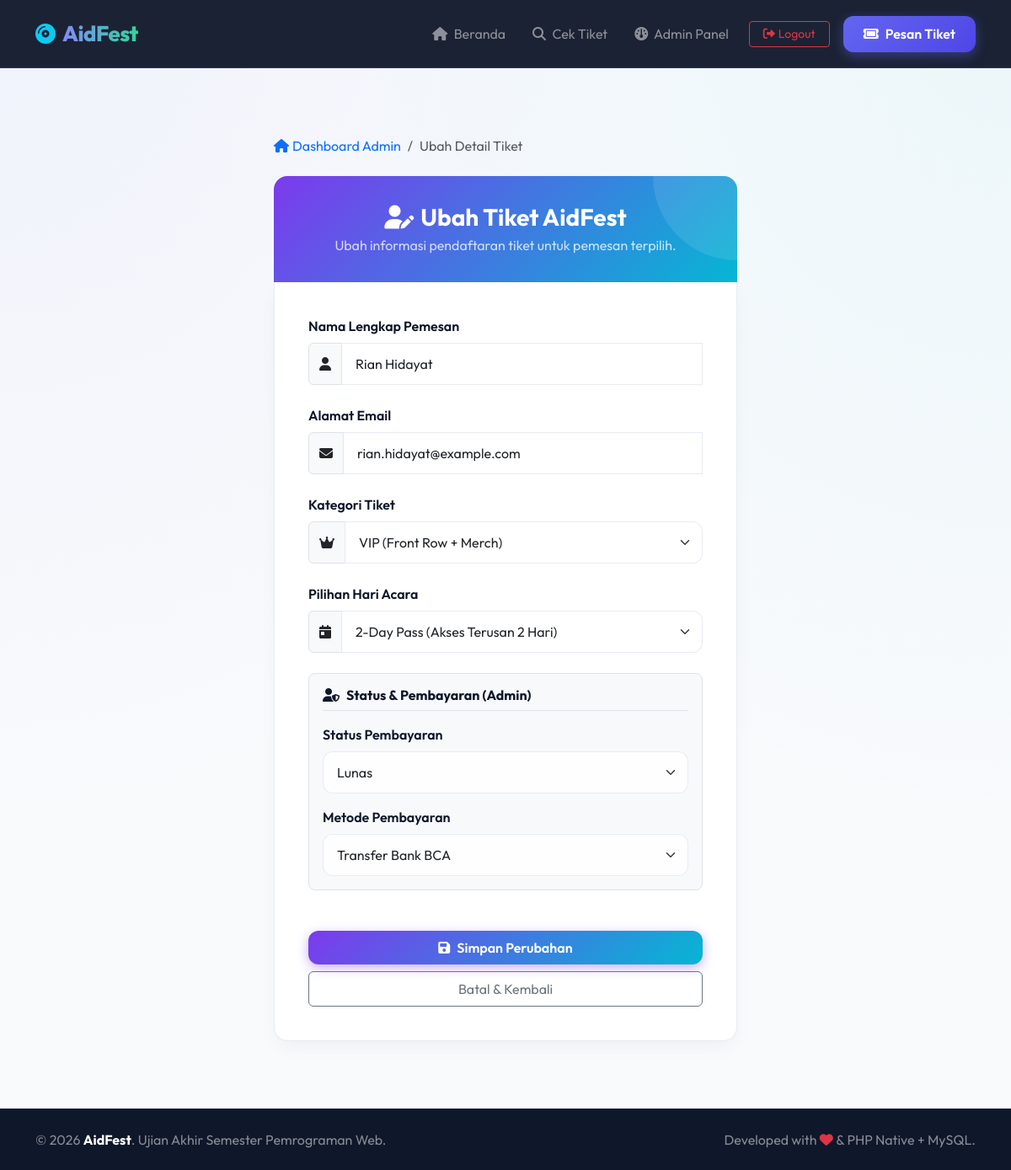
The app's page /admin/edit.php?id=1 (signed in) with its own data.
### tables this page shows
CREATE TABLE IF NOT EXISTS pendaftaran_tiket (
    id_tiket INT AUTO_INCREMENT PRIMARY KEY,
    nama_pemesan VARCHAR(100) NOT NULL,
    email VARCHAR(100) NOT NULL UNIQUE,
    kategori_tiket ENUM('Reguler', 'VIP', 'VVIP') NOT NULL,
    paket_hari ENUM('Day 1', 'Day 2', '2-Day Pass') DEFAULT '2-Day Pass',
    status_pembayaran ENUM('Pending', 'Lunas', 'Batal') DEFAULT 'Pending',
    metode_pembayaran VARCHAR(50) DEFAULT NULL,
    kode_pembayaran VARCHAR(50) DEFAULT NULL,
    tanggal_pesan DATETIME DEFAULT CURRENT_TIMESTAMP
);

### includes/functions.php (called while the page is built, shortened)
<?php
function get_ticket_by_id($pdo, $id) {
    try {
        $stmt = $pdo->prepare("SELECT * FROM pendaftaran_tiket WHERE id_tiket = :id");
        $stmt->execute(['id' => $id]);
        return $stmt->fetch();
    } catch (PDOException $e) {
        die("Gagal mengambil data tiket: " . $e->getMessage());
    }
}
?>

### admin/edit.php (the view, shortened to what this page needs)
<?php
require_once '../includes/functions.php';
$id = isset($_GET['id']) ? (int)$_GET['id'] : 0;
$ticket = get_ticket_by_id($pdo, $id);
$nama_pemesan = $ticket['nama_pemesan'];
$email = $ticket['email'];
$kategori_tiket = $ticket['kategori_tiket'];
$paket_hari = $ticket['paket_hari'];
$status_pembayaran = $ticket['status_pembayaran'];
$metode_pembayaran = $ticket['metode_pembayaran'] ?? '';
$errors = [];
include_once '../includes/header.php';
?>
<div class="container my-5">
    <div class="form-card-container">
        <nav aria-label="breadcrumb" class="mb-4">
            <ol class="breadcrumb">
                <li class="breadcrumb-item"><a href="index.php" class="text-decoration-none text-indigo"><i class="fa-solid fa-house me-1"></i>Dashboard Admin</a></li>
                <li class="breadcrumb-item active" aria-current="page">Ubah Detail Tiket</li>
            </ol>
        </nav>
        <div class="form-card">
            <div class="form-card-header" style="background: linear-gradient(135deg, #7c3aed 0%, #06b6d4 100%);">
                <h3 class="fw-bold mb-1"><i class="fa-solid fa-user-pen me-2"></i>Ubah Tiket AidFest</h3>
                <p class="mb-0 opacity-75 fs-6">Ubah informasi pendaftaran tiket untuk pemesan terpilih.</p>
            </div>
            <div class="form-card-body">
                <form action="edit.php?id=<?php echo $id; ?>" method="POST" class="needs-validation" novalidate id="form-edit-tiket">
                    <div class="mb-4">
                        <label for="nama_pemesan" class="form-label fw-semibold text-slate-700">Nama Lengkap Pemesan</label>
                        <div class="input-group">
                            <span class="input-group-text bg-light text-slate-500"><i class="fa-solid fa-user"></i></span>
                            <input type="text"
                                   name="nama_pemesan"
                                   id="nama_pemesan"
                                   class="form-control <?php echo isset($errors['nama_pemesan']) ? 'is-invalid' : ''; ?>"
                                   placeholder="Contoh: Rian Hidayat"
                                   value="<?php echo htmlspecialchars($nama_pemesan); ?>"
                                   required>
                        </div>
                    </div>
                    <div class="mb-4">
                        <label for="email" class="form-label fw-semibold text-slate-700">Alamat Email</label>
                        <div class="input-group">
                            <span class="input-group-text bg-light text-slate-500"><i class="fa-solid fa-envelope"></i></span>
                            <input type="email"
                                   name="email"
                                   id="email"
                                   class="form-control <?php echo isset($errors['email']) ? 'is-invalid' : ''; ?>"
                                   placeholder="Contoh: rian@example.com"
                                   value="<?php echo htmlspecialchars($email); ?>"
                                   required>
                        </div>
                    </div>
                    <div class="mb-4">
                        <label for="kategori_tiket" class="form-label fw-semibold text-slate-700">Kategori Tiket</label>
                        <div class="input-group">
                            <span class="input-group-text bg-light text-slate-500"><i class="fa-solid fa-crown"></i></span>
                            <select name="kategori_tiket"
                                    id="kategori_tiket"
                                    class="form-select <?php echo isset($errors['kategori_tiket']) ? 'is-invalid' : ''; ?>"
                                    required>
                                <option value="VIP" <?php echo $kategori_tiket === 'VIP' ? 'selected' : ''; ?>>VIP (Front Row + Merch)</option>
                            </select>
                        </div>
                    </div>
                    <div class="mb-4">
                        <label for="paket_hari" class="form-label fw-semibold text-slate-700">Pilihan Hari Acara</label>
                        <div class="input-group">
                            <span class="input-group-text bg-light text-slate-500"><i class="fa-solid fa-calendar-day"></i></span>
                            <select name="paket_hari"
                                    id="paket_hari"
                                    class="form-select <?php echo isset($errors['paket_hari']) ? 'is-invalid' : ''; ?>"
                                    required>
                                <option value="2-Day Pass" <?php echo $paket_hari === '2-Day Pass' ? 'selected' : ''; ?>>2-Day Pass (Akses Terusan 2 Hari)</option>
                            </select>
                        </div>
                    </div>
                    <div class="p-3 bg-light rounded-3 mb-4 border">
                        <h6 class="fw-bold text-slate-800 border-bottom pb-2 mb-3"><i class="fa-solid fa-user-shield me-2 text-indigo"></i>Status & Pembayaran (Admin)</h6>
                        <div class="mb-3">
                            <label for="status_pembayaran" class="form-label fw-semibold text-slate-700">Status Pembayaran</label>
                            <select name="status_pembayaran" id="status_pembayaran" class="form-select">
                                <option value="Lunas" <?php echo $status_pembayaran === 'Lunas' ? 'selected' : ''; ?>>Lunas</option>
                            </select>
                        </div>
                        <div>
                            <label for="metode_pembayaran" class="form-label fw-semibold text-slate-700">Metode Pembayaran</label>
                            <select name="metode_pembayaran" id="metode_pembayaran" class="form-select">
                                <option value="Transfer Bank BCA" <?php echo $metode_pembayaran === 'Transfer Bank BCA' ? 'selected' : ''; ?>>Transfer Bank BCA</option>
                            </select>
                        </div>
                    </div>
                    <div class="d-grid gap-2 mt-5">
                        <button type="submit" class="btn btn-premium-primary py-2" style="background: linear-gradient(135deg, #7c3aed 0%, #06b6d4 100%); box-shadow: 0 4px 14px 0 rgba(124, 58, 237, 0.4);" id="submit-edit-btn">
                            <i class="fa-solid fa-floppy-disk me-2"></i>Simpan Perubahan
                        </button>
                        <a href="index.php" class="btn btn-outline-secondary py-2" id="cancel-edit-btn">
                            Batal & Kembali
                        </a>
                    </div>
                </form>
            </div>
        </div>
    </div>
</div>
<?php
include_once '../includes/footer.php';
?>

### assets/css/style.css (style rules this page uses)
:root { --primary-gradient: linear-gradient(135deg, #6366f1 0%, #4f46e5 100%); --accent-gradient: linear-gradient(135deg, #06b6d4 0%, #0891b2 100%); --vip-gradient: linear-gradient(135deg, #a855f7 0%, #7c3aed 100%); --vvip-gradient: linear-gradient(135deg, #f97316 0%, #ea580c 100%); --bg-main: #f8fafc; --card-bg: rgba(255, 255, 255, 0.85); --text-main: #0f172a; --text-muted: #64748b; --border-color: rgba(226, 232, 240, 0.8); --border-radius-lg: 16px; --border-radius-md: 12px; }
body { font-family: 'Outfit', sans-serif; background-color: var(--bg-main); color: var(--text-main); min-height: 100vh; display: flex; flex-direction: column; background-image: radial-gradient(at 0% 0%, rgba(99, 102, 241, 0.05) 0px, transparent 50%), radial-gradient(at 100% 0%, rgba(6, 182, 212, 0.05) 0px, transparent 50%); }
.btn-premium-primary { background: var(--primary-gradient); color: white; border: none; border-radius: var(--border-radius-md); padding: 0.6rem 1.5rem; font-weight: 600; transition: all 0.3s ease; box-shadow: 0 4px 14px 0 rgba(99, 102, 241, 0.4); text-decoration: none; display: inline-block; }
.form-control, .form-select { border: 1.5px solid var(--border-color); border-radius: var(--border-radius-md); padding: 0.75rem 1rem; transition: all 0.2s ease; background-color: rgba(255, 255, 255, 0.8); }
.form-card-container { max-width: 550px; margin: 2rem auto; }
.form-card-header { background: var(--primary-gradient); border-radius: var(--border-radius-lg) var(--border-radius-lg) 0 0; padding: 2rem; color: white; text-align: center; position: relative; overflow: hidden; }
.form-card-header::after { content: ''; position: absolute; width: 200px; height: 200px; background: rgba(255, 255, 255, 0.1); border-radius: 50%; top: -100px; right: -100px; }
.form-card-body { background: white; border: 1px solid var(--border-color); border-top: none; border-radius: 0 0 var(--border-radius-lg) var(--border-radius-lg); padding: 2.5rem; box-shadow: 0 10px 25px -5px rgba(0, 0, 0, 0.05); }

### records on screen
pendaftaran_tiket: nama_pemesan "Rian Hidayat", email "rian.hidayat@example.com", kategori_tiket "VIP (Front Row + Merch)", paket_hari "2-Day Pass (Akses Terusan 2 Hari)", status_pembayaran "Lunas", metode_pembayaran "Transfer Bank BCA"
